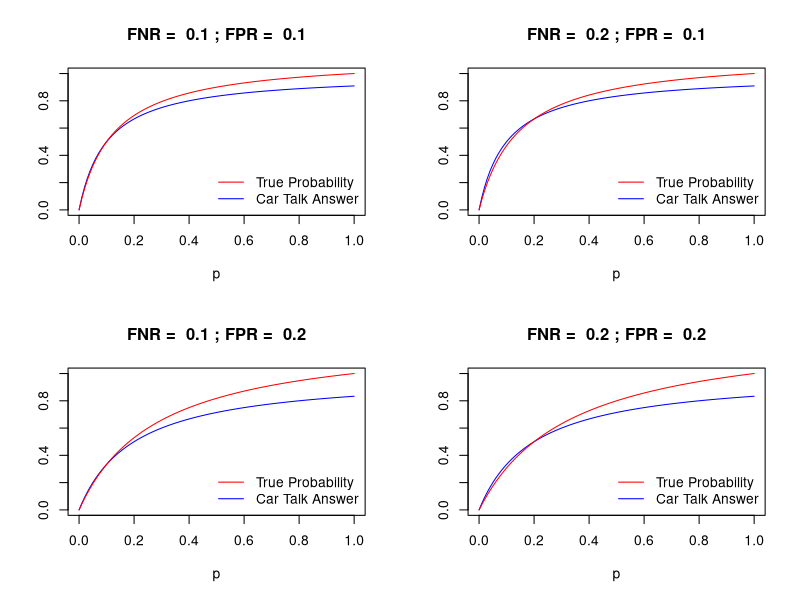

Write the R code that produced this figure.
## ---- chunk 1
#| code-fold: true
#| fig-width: 6
#| fig-asp: 1
FPR = c(0.1, 0.2)
FNR = c(0.1, 0.2)
par(mfrow = c(2, 2))
for (i in 1:2){
  for (j in 1:2){
    f_plus = FPR[i]
    f_minus = FNR[j]
    curve(x / (x + f_plus),
          col = "blue",
          xlab = "p", 
          ylab = "", 
          xlim = c(0, 1),
          ylim = c(0, 1),
          main = paste("FNR = ", f_minus, "; FPR = ", f_plus))
    curve(x / (x + f_plus * ((1 - x) / (1 - f_minus))),
          col = "red", add = TRUE)
    legend("bottomright",
           c("True Probability", "Car Talk Answer"),
           col = c("red", "blue"),
           bty = "n",
           lty = c(1, 1)
           )
  }
}
